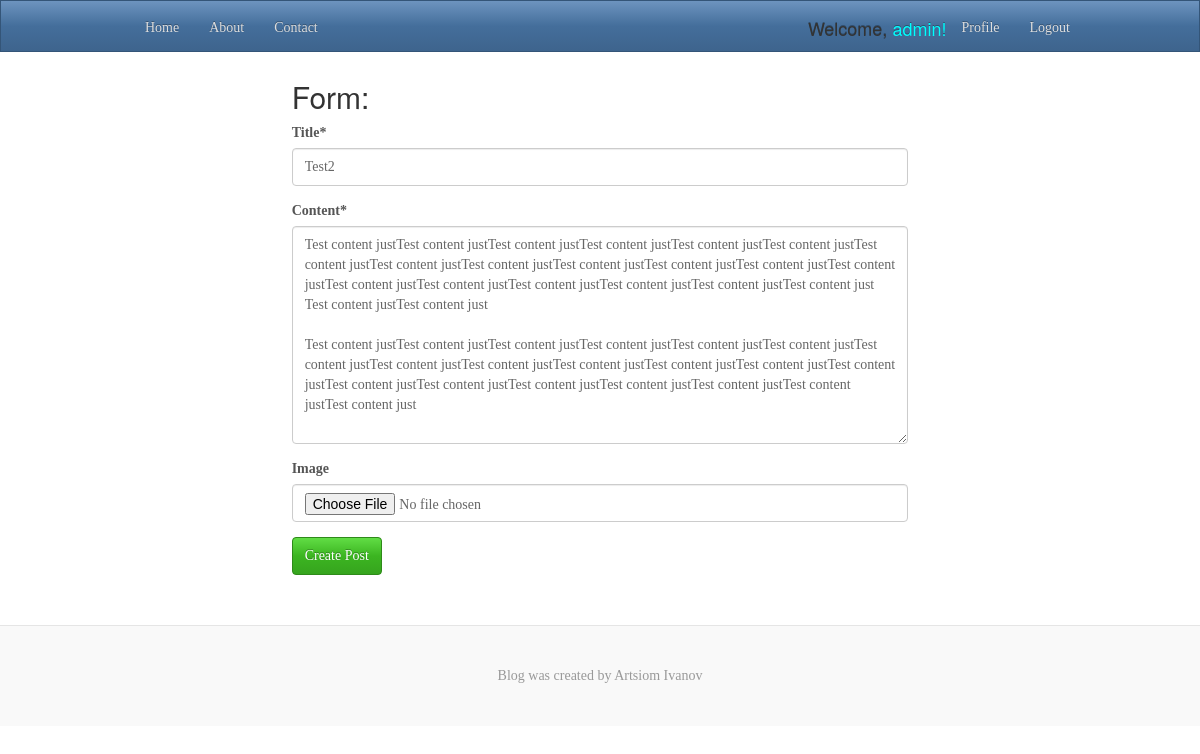
The app's page /5/edit/ (signed in) with its own data.
### posts/models.py (models this page shows, shortened)
class Post(models.Model):
    user = models.ForeignKey(User)
    title = models.CharField(max_length=120)
    image = models.FileField(null=True, blank=True)
    content = models.TextField()
    updated = models.DateTimeField('Was updated', auto_now=True, auto_now_add=False)
    timestamp = models.DateTimeField('Was created', auto_now=False, auto_now_add=True)
    class Meta:
        ordering = ["-updated", "-timestamp"]

### posts/views.py (the view)
# urls.py: url(r'^(?P<id>\d+)/edit/$', views.posts_update, name='update'),
def posts_update(request, id=None):
    instance = get_object_or_404(Post, id=id)
    author = request.user == instance.user
    if not author and not request.user.is_superuser:
        raise Http404()
    form = PostModel(request.POST or None, request.FILES or None, instance=instance)
    if form.is_valid():
        instance = form.save(commit=False)
        instance.save()
        messages.success(request, 'Post successfully edited')
        return HttpResponseRedirect(instance.get_absolute_url())
    context = {
        'title': instance.title,
        'instance': instance,
        'form': form,
    }
    return render(request, 'posts/create.html', context)

### posts/form.py
class PostModel (forms.ModelForm):
    class Meta:
        model = Post
        fields = [
            'title',
            'content',
            'image',
        ]

### posts/templates/posts/create.html (shortened to what this page needs)
{% extends 'posts/base.html' %}
{% load crispy_forms_tags %}
{% block content %}
    <div class="col-sm-8 col-sm-offset-2">
        <h2>Form:</h2>
        <form method="POST" action="" enctype="multipart/form-data"> {% csrf_token %}
            {{ form|crispy }}
            <input type="submit" value="Create Post" class="btn btn-success"/>
        </form>
    </div>
{% endblock %}

### posts/templates/posts/base.html (shortened to what this page needs)
{% load static %}
<!DOCTYPE html>
<html lang="en">
<head>
    <link href="{% static 'posts/css/bootstrap.min.css' %}" rel="stylesheet">
    <link href="{% static 'posts/css/ie10-viewport-bug-workaround.css' %}" rel="stylesheet">
    <link href="{% static 'posts/css/custom_style.css' %}" rel="stylesheet">
</head>
<body>
<nav class="navbar navbar-inverse navbar-fixed-top">
    <div class="container">
        <div id="navbar" class="navbar-collapse collapse">
            <ul class="nav navbar-nav">
                <li{% block active_home %}{% endblock %}><a href="{% url 'home' %}">Home</a></li>
                <li{% block active_about %}{% endblock %}><a href="{% url 'about' %}">About</a></li>
                <li{% block active_contact %}{% endblock %}><a href="{% url 'contact' %}">Contact</a></li>
            </ul>
            <ul class="nav navbar-nav navbar-right">
                {% if request.user.is_authenticated and not '/accounts/login' in request.get_full_path %}
                    <li><h4 style="margin-top: 18px"> Welcome,<span style="color: cyan "> {{ request.user }}!</span>
                    </h4></li>
                    <li><a href="{% url 'profile' %}">Profile</a></li>
                    <li><a href="{% url 'auth_logout' %}">Logout</a></li>
                {% else %}
                    <li><a href="{% url 'registration_register' %}">Register</a></li>
                    </ul>
                {% endif %}
        </div>
    </div>
</nav>
<div style="margin-top: 80px" class="container">
    <div style="margin-bottom: 50px" class="row">
        {% block content %}
        {% endblock content %}
    </div>
</div>
<footer class="blog-footer">
    <p>Blog was created by Artsiom Ivanov</p>
</footer>
</body>
</html>

### posts/static/posts/css/custom_style.css (style rules this page uses)
body { font-family: Georgia, "Times New Roman", Times, serif; color: #555; }
h1, .h1, h2, .h2, h3, .h3, h4, .h4, h5, .h5, h6, .h6 { margin-top: 0; font-family: "Helvetica Neue", Helvetica, Arial, sans-serif; font-weight: normal; color: #333; }
@media (min-width: 1200px) { .container { width: 970px; } }
.blog-footer { padding: 40px 0; color: #999; text-align: center; background-color: #f9f9f9; border-top: 1px solid #e5e5e5; }
.blog-footer p:last-child { margin-bottom: 0; }

### records on screen
Post: title "Test2", content "Test content justTest content justTest content justTest content justTest content justTest content justTest content justTest content justTest content justTest content justTest content justTest content justTest content justTest content justTest content justTest content justTest content justTest content justTest content just Test content justTest content just Test content justTest content justTest content justTest content justTest content justTest content justTest content justTest content justTest content justTest content justTest content justTest content justTest content justTest content justTest content justTest content justTest content justTest content justTest content justTest content just"

### other values on screen
{{ request.user }} "admin"
